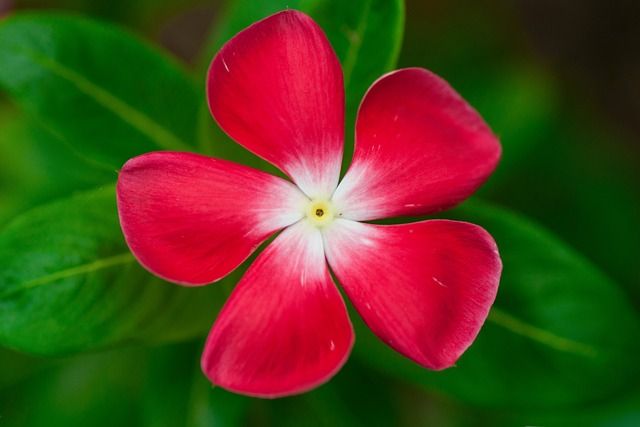
%> input picture baust/CSE 4246 Digital Image Processing/img/sample.jpg, 640 x 427 px
$ octave saad_1.m   (GNU Octave 9; MATLAB toolbox functions it lacks are replaced by stand-ins)
%> lines starting %> are read from the running program, lines starting %| are printed output that depends on the picture; in (x1, y1, x2, y2) boxes, pixels count from 0 and x2, y2 are one past the last pixel; in counts of white or black regions, pixels touching at a corner belong together; the program's own positions count from 1
clear;clc;

% Basic Image

img = imread('img/sample.jpg');
%> img is the input picture: size 427x640x3 uint8; mean R, G, B 84.3, 62.3, 28.6

subplot(3,3,1);
imshow(img);

gray = rgb2gray(img);
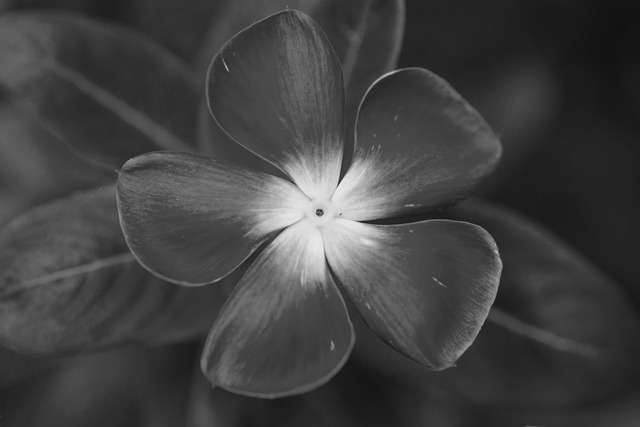
%> gray: size 427x640 uint8; min 17, max 241, mean 65

subplot(3,3,2);
imshow(gray);

bw = im2bw(img);
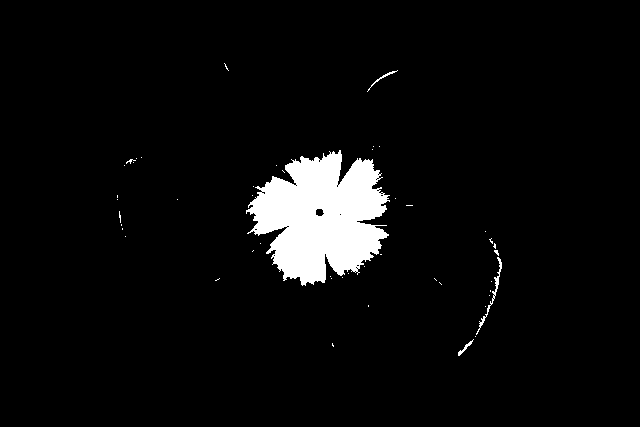
%> bw: size 427x640 logical; 4.7% white; 48 white regions (44 under 20 px), largest, box (x1, y1, x2, y2) and area: (246, 150, 390, 286) 12437, (476, 257, 502, 335) 192, (367, 70, 398, 92) 63, (458, 339, 474, 356) 57

subplot(3,3,3);
imshow(bw);

R=img(:,:,1);
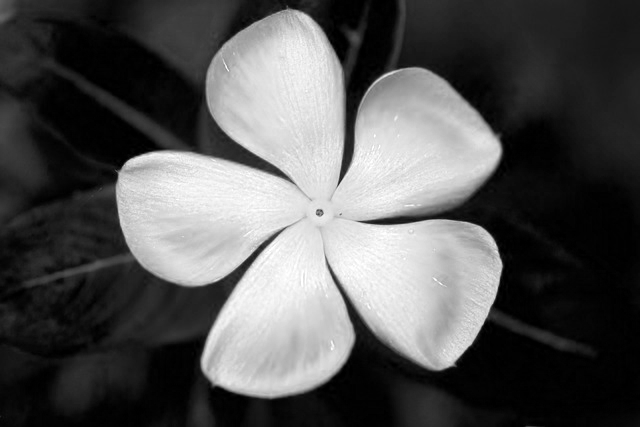
%> R: size 427x640 uint8; min 0, max 255, mean 84.3
G=img(:,:,2);
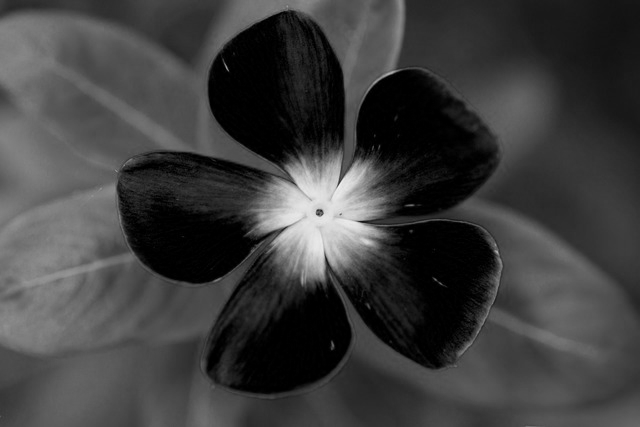
%> G: size 427x640 uint8; min 0, max 243, mean 62.3
B=img(:,:,3);

subplot(3,3,4);imshow(R);
subplot(3,3,5);imshow(G);
subplot(3,3,6);imshow(B);

[r,c,b]=size(img);
%> r = 427; c = 640; b = 3
black=zeros(r,c);

red=cat(3,R,black,black);
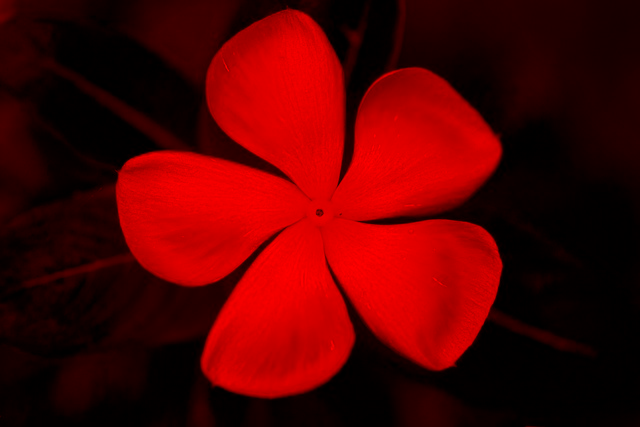
%> red: size 427x640x3 uint8; mean R, G, B 84.3, 0, 0
green=cat(3,black,G,black);
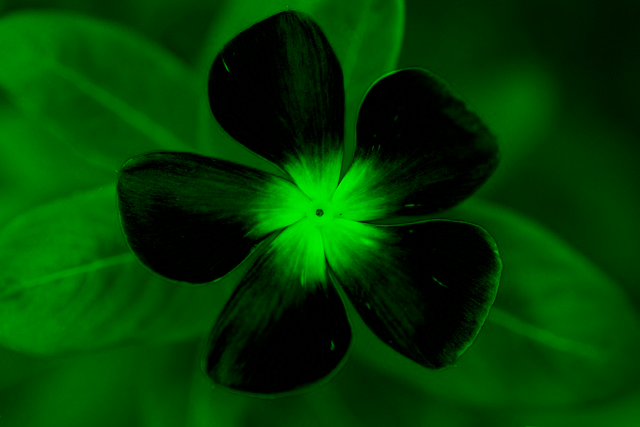
%> green: size 427x640x3 uint8; mean R, G, B 0, 62.3, 0
blue=cat(3,black,black,B);
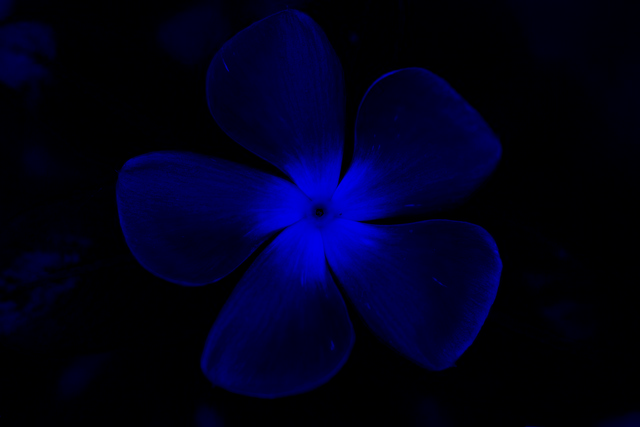
%> blue: size 427x640x3 uint8; mean R, G, B 0, 0, 28.6

subplot(3,3,7);imshow(red);
subplot(3,3,8);imshow(green);
subplot(3,3,9);imshow(blue);
